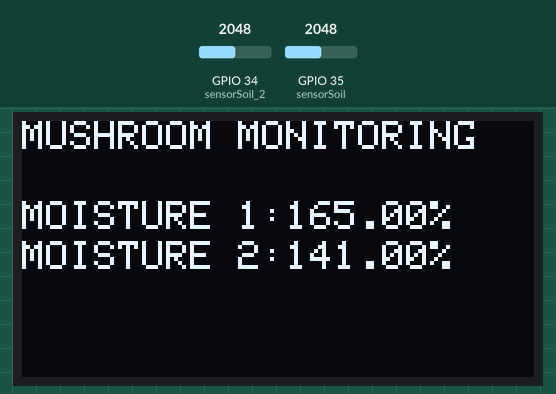
Simulated run of this sketch. Board: ESP32. On the bench: 128×64 one-colour display. Inputs (shaded band) come from the test bench; at power-on: GPIO 34 (sensorSoil_2) = 2048, GPIO 35 (sensorSoil) = 2048. WiFi joins after 1.5 s; servers stay silent unless stated; no MQTT or app messages arrive unless stated; what the sketch prints to the serial monitor is not drawn.

Above: at 2.7 s.
2.8 s: GPIO 34 (sensorSoil_2) set to 1960
At 4.4 s:
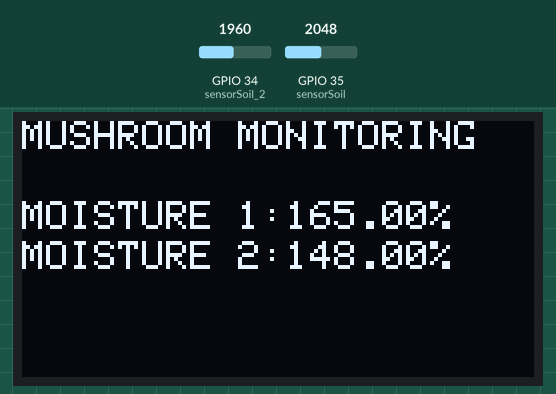
8.8 s: GPIO 35 (sensorSoil) set to 1960
At 10.3 s:
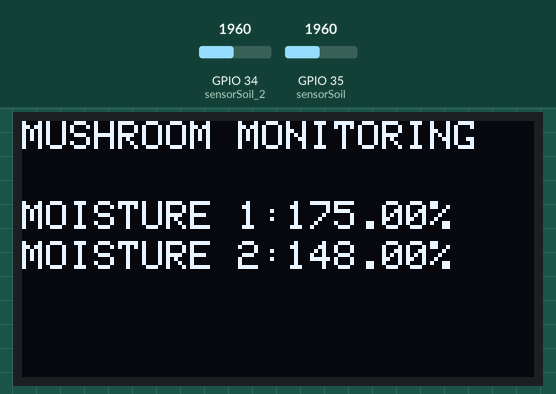
11.5 s: GPIO 34 (sensorSoil_2) set to 2040
15.5 s: GPIO 35 (sensorSoil) set to 2040
At 17.4 s:
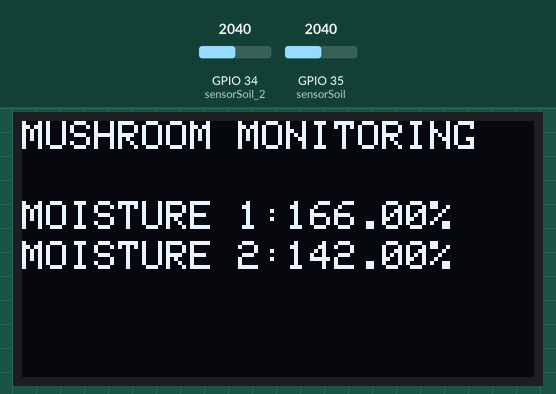
18.2 s: GPIO 34 (sensorSoil_2) set to 1228
At 20.5 s:
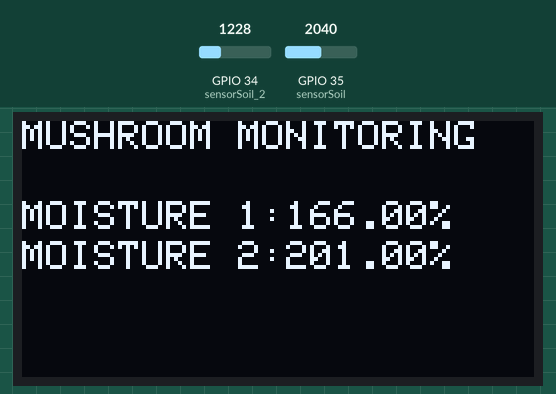
23.5 s: GPIO 35 (sensorSoil) set to 1228
At 24.9 s:
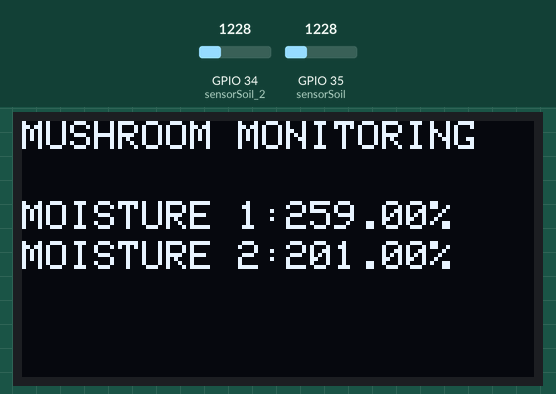
Timing chart, 0 to 26.5 s (numbered marks = the images above; inputs shaded):
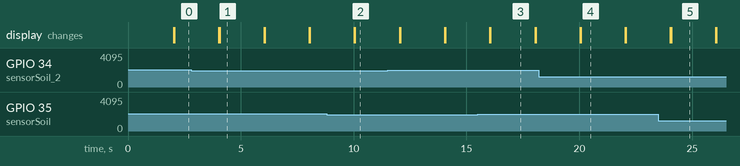

Measured:
- after the input at 2.8 s, the display: first differs from a run without the input after 1.3 s (image 1)
- after the input at 8.8 s, the display: first changes after 1.2 s (image 2 shows a later state)
- after the input at 15.5 s, the display: first changes after 0.54 s (image 3 shows a later state)
- after the input at 18.2 s, the display: first differs from a run without the input after 1.9 s (image 4)
- after the input at 23.5 s, the display: first changes after 0.54 s (image 5 shows a later state)
- what the display in image 1 shows lasts 1.9 s, from 4.1 s to 6.0 s

The sketch:

Soil_Moisture_SYSTEM-CODING.ino
```cpp
#include <WiFi.h>
#include <PubSubClient.h>
//------------oled display --------------
#include <Adafruit_GFX.h>
#include <Adafruit_SSD1306.h>

//---- on board GPIO ---------
#define oneWireBus 15


//------ oled display -----------------------
#define SCREEN_WIDTH 128 // OLED display width, in pixels
#define SCREEN_HEIGHT 64 // OLED display height, in pixels
// Declaration for an SSD1306 display connected to I2C (SDA, SCL pins)
Adafruit_SSD1306 display(SCREEN_WIDTH, SCREEN_HEIGHT, &Wire, -1);


//----------------------------------- end -------------------------------------------------------------

//----------- wifi and Broker -------------------------
//------perlu ubah nama wifi dan password --------------
//const char* ssid = "COT Hotspot";
//const char* password = "cotjkm#ptsb";

const char* ssid = "JKM M.LOJI";
const char* password = "loji@ptsb";

//------------------------------------------------------

const char* mqtt_server = "broker.hivemq.com";

WiFiClient espClient;
PubSubClient client(espClient);

//-------- Data variable
long lastMsg = 0;
char msg[50];
int value = 0;
String AzaText;
char dataPotString[8];
float temperatureC;

//---- pembolehubah memori data tersimpan dari bacaan sensor ------
int dataSoil;
float dataSoil_percentage;
int dataSoil2;
float dataSoil_percentage2;

void setup() {


Serial.begin(115200);

if(!display.begin(SSD1306_SWITCHCAPVCC, 0x3C)) { // Address 0x3D for 128x64
    Serial.println(F("SSD1306 allocation failed"));
    for(;;);
  }

  setup_wifi();
  client.setServer(mqtt_server, 1883);
  client.setCallback(callback);

}

void loop() {

  if (!client.connected()) {
    reconnect();
  }
  client.loop();

 long now = millis();

  if (now - lastMsg > 2000) {
      lastMsg = now;

//----sensor 1-----------------------------------

sensorSoil();
sensorSoil_2();

//----coding for OLED screen-----------------------------------
    display.clearDisplay();
    display.setCursor(0,0);
    display.println("MUSHROOM MONITORING");
    display.setTextSize(1);
    display.setTextColor(WHITE,BLACK);

      display.setCursor(0,20);
    display.print("MOISTURE 1:");
    display.print(dataSoil_percentage);
    display.print("%");
    display.display();

     display.setCursor(0,30);
    display.print("MOISTURE 2:");
    display.print(dataSoil_percentage2);
    display.print("%");
    display.display();

  }
}
```

sensor.ino
```cpp
  void sensorSoil() {

    dataSoil = analogRead(35);
    dataSoil_percentage = map(dataSoil, 3500, 2623, 0, 100);
    Serial.println(dataSoil_percentage);


   dtostrf(dataSoil_percentage,1,2,dataPotString);
   Serial.print("bacaan soil : ");
   Serial.println("data :");
   client.publish("Kimz/soil",dataPotString);
  }

  void sensorSoil_2() {

    dataSoil2 = analogRead(34);
    dataSoil_percentage2 = map(dataSoil2, 4000, 2623, 0, 100);
    Serial.println(dataSoil_percentage2);

   dtostrf(dataSoil_percentage2,1,2,dataPotString);
   Serial.print("bacaan soil 2 : ");
   Serial.println("data :");
   client.publish("Kimz/soil2",dataPotString);
  }
```

wifi.ino
```cpp
void setup_wifi() {
  delay(10);
  // We start by connecting to a WiFi network
  Serial.println();
  Serial.print("Connecting to ");
  Serial.println(ssid);

  WiFi.begin(ssid, password);

  while (WiFi.status() != WL_CONNECTED) {
    delay(500);
    Serial.print(".");
  }

  Serial.println("");
  Serial.println("WiFi connected");
  Serial.println("IP address: ");
  Serial.println(WiFi.localIP());
}

void callback(char* topic, byte* message, unsigned int length) {
  Serial.print("Message arrived on topic: ");
  Serial.print(topic);
  Serial.print(". Message: ");
  String messageTemp;

  for (int i = 0; i < length; i++) {
    Serial.print((char)message[i]);
    messageTemp += (char)message[i];
  }
  Serial.println();
}


void reconnect() {
  // Loop until we're reconnected
  while (!client.connected()) {
    Serial.print("Attempting MQTT connection...");
//--------------------------------------------------------------------------
    // Attempt to connect
    if (client.connect("KimzPROJECT_2023")) {
//--------------------------------------------------------------------------
      Serial.println("connected");
//--------------------------------------------------------------------------
      // Subscribe
//--------------------------------------------------------------------------
    } else {
      Serial.print("failed, rc=");
      Serial.print(client.state());
      Serial.println(" try again in 5 seconds");
      // Wait 5 seconds before retrying
      delay(5000);
    }
  }
}
```
